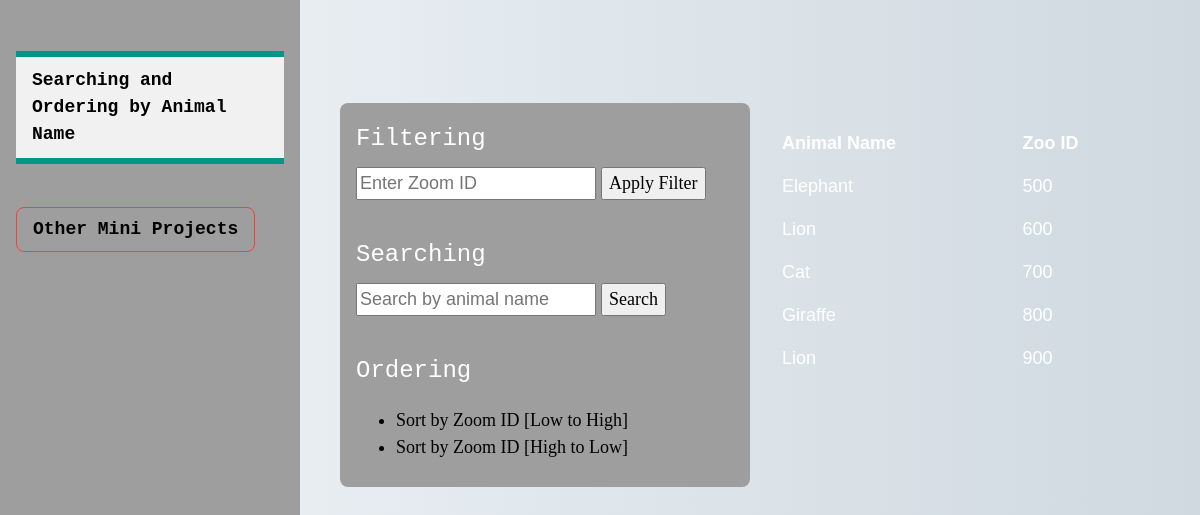
The page /app6/ordering/ on the database its author committed.
### app6_pfso/models.py (models this page shows, shortened)
class TableData(models.Model):
    animal = models.CharField(max_length=100)
    zoom_id = models.CharField(max_length=10)

### app6_pfso/app6_api/views.py (the view)
# urls.py: path("ordering/", views.OrderingByZommId, name="ordering-app6")
def OrderingByZommId(request):
    order_direction = request.GET.get('order_direction', 'asc')  # Default to ascending order
    tableDatas = TableData.objects.all()
    if order_direction == 'desc':
        tableDatas = tableDatas.order_by('-zoom_id')  # descending
    else:
        tableDatas = tableDatas.order_by('zoom_id')  # ascending
    context = {
        "sidebar_content": "Searching and Ordering by Animal Name",
        "tableDatas": tableDatas,
        "order_direction": order_direction,
    }
    return render(request, "app6_pfso/fso.html", context)

### app6_pfso/templates/app6_pfso/fso.html (shortened to what this page needs)
{% extends 'base2.html' %}
{% load static %}
{% block content %}
<link rel="stylesheet" href="{% static 'app6_pfso/css/pfso.css' %}">
<body>
        <div class="w3-content w3-text-white w3-large" style="margin-top:60px"><br>
            <div class="w3-col l6 w3-padding w3-round-large w3-panel w3-grey">
                <h3 class="w3-text-white w3-monospace">Filtering</h3>
                <form method="GET" action="{% url 'fso-filter-app6' %}">
                    <input type="number" name="zoomId" placeholder="Enter Zoom ID" />
                    <button type="submit" class="w3-serif">Apply Filter</button>
                </form>
                <br>
                <h3 class="w3-text-white w3-monospace">Searching</h3>
                <form method="GET" action="{% url 'search-app6' %}">
                    <input type="text" name="search" placeholder="Search by animal name" value="{{ search_query }}">
                    <button type="submit" class="w3-serif">Search</button>
                </form>
                <br>
                <div>
                    <h3 class="w3-text-white w3-monospace">Ordering</h3>
                    <ul>
                        <li><a href="{% url 'ordering-app6' %}?order_direction=asc" class="w3-serif">Sort by Zoom ID [Low to High]</a></li>
                        <li><a href="{% url 'ordering-app6' %}?order_direction=desc" class="w3-serif">Sort by Zoom ID [High to Low]</a></li>
                    </ul>
                </div>
            </div>
            <div class="w3-col l6 w3-padding ">
                <br>
                    <table class="w3-table ">
                        <tr>
                          <th>Animal Name</th>
                          <th>Zoo ID</th>
                        </tr>
                        {% for data in tableDatas %}
                        <tr>
                          <td>{{data.animal}}</td>
                          <td>{{data.zoom_id}}</td>
                        </tr>
                        {% endfor %}
                    </table>
            </div>
        </div>
</body>
{% endblock %}

### static/css/w3.css (style rules this page uses)
html { box-sizing:border-box }
*,*:before,*:after { box-sizing:inherit }
html { -ms-text-size-adjust:100%;-webkit-text-size-adjust:100% }
body { margin:0 }
a { background-color:transparent }
button,input,select,textarea,optgroup { font:inherit;margin:0 }
button,input { overflow:visible }
button,select { text-transform:none }
button,[type=button],[type=reset],[type=submit] { -webkit-appearance:button }
html,body { font-family:Verdana,sans-serif;font-size:15px;line-height:1.5 }
html { overflow-x:hidden }
h3 { font-size:24px }
.w3-serif { font-family:serif }
.w3-monospace { font-family:monospace }
h1,h2,h3,h4,h5,h6 { font-family:"Segoe UI",Arial,sans-serif;font-weight:400;margin:10px 0 }
a { color:inherit }
.w3-table,.w3-table-all { border-collapse:collapse;border-spacing:0;width:100%;display:table }
.w3-table td,.w3-table th,.w3-table-all td,.w3-table-all th { padding:8px 8px;display:table-cell;text-align:left;vertical-align:top }
.w3-table th:first-child,.w3-table td:first-child,.w3-table-all th:first-child,.w3-table-all td:first-child { padding-left:16px }
.w3-container:after,.w3-container:before,.w3-panel:after,.w3-panel:before,.w3-row:after,.w3-row:before,.w3-row-padding:after,.w3-row-padding:before, .w3-cell-row:before,.w3-cell-row:after,.w3-clear:after,.w3-clear:before,.w3-bar:before,.w3-bar:after { content:"";display:table;clear:both }
.w3-col,.w3-half,.w3-third,.w3-twothird,.w3-threequarter,.w3-quarter { float:left;width:100% }
@media (min-width:993px) { .w3-col.l6 { width:49.99999% } }
.w3-content,.w3-auto { margin-left:auto;margin-right:auto }
.w3-content { max-width:980px }
.w3-round-large { border-radius:8px }
.w3-container,.w3-panel { padding:0.01em 16px }
.w3-panel { margin-top:16px;margin-bottom:16px }
.w3-large { font-size:18px!important }
.w3-padding { padding:8px 16px!important }
.w3-grey,.w3-hover-grey:hover,.w3-gray,.w3-hover-gray:hover { color:#000!important;background-color:#9e9e9e!important }
.w3-text-white,.w3-hover-text-white:hover { color:#fff!important }

### app9_async/static/app9_async/css/styles.css (style rules this page uses)
body { background: linear-gradient(to right, #f0f4f8, #cfd9df); font-family: Arial, sans-serif; }

### templates/base2.html (style rules this page uses)
body { background-color: #555; }
a { text-decoration: none; }

### rows shown on the page
TableData: animal "Elephant", zoom_id "500"
TableData: animal "Lion", zoom_id "600"
TableData: animal "Cat", zoom_id "700"
TableData: animal "Giraffe", zoom_id "800"
TableData: animal "Lion", zoom_id "900"

### other values the page prints
{{ sidebar_content }} "Searching and Ordering by Animal Name"
